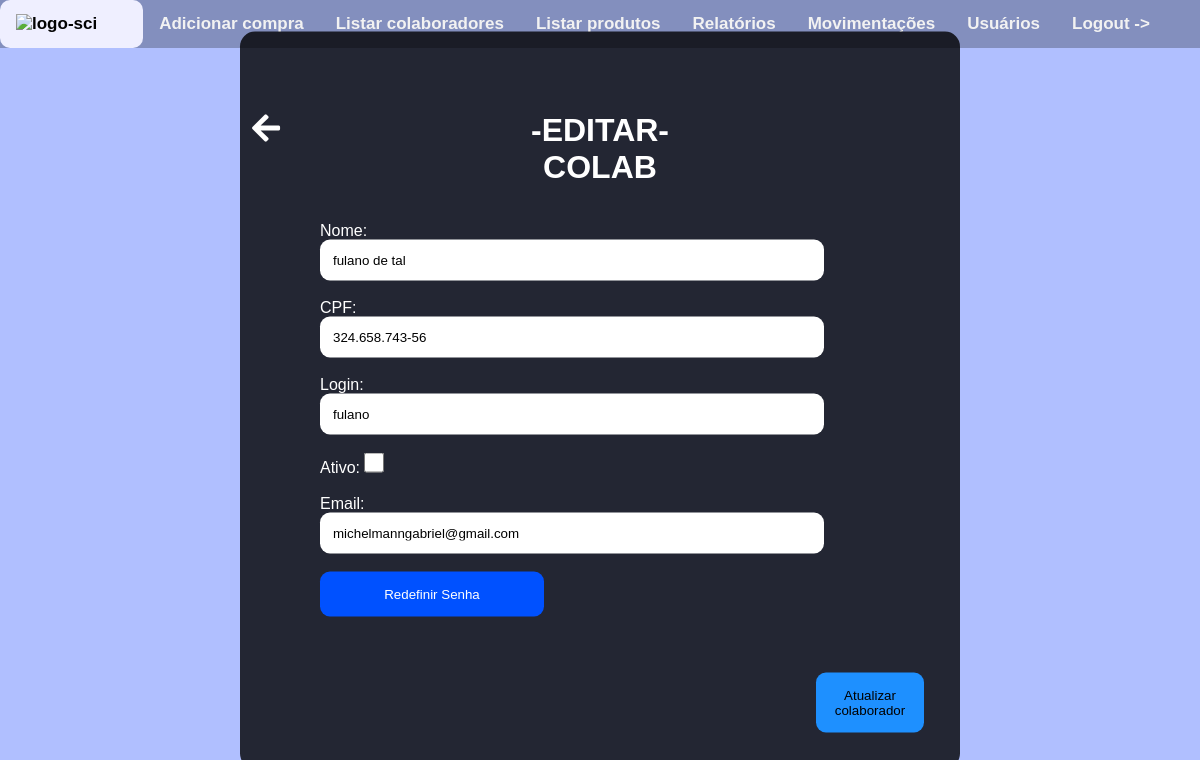
Before: /home/editar-colaborador/14/ (signed in) with the older database file.
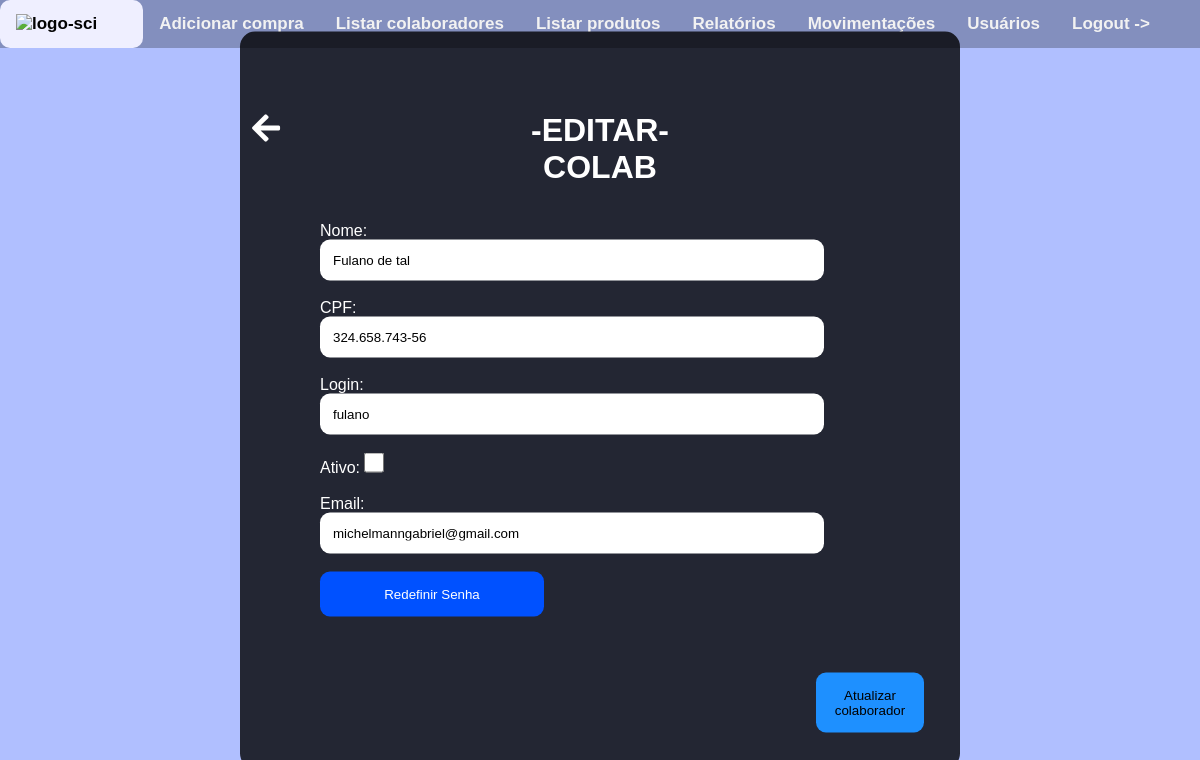
After: the same page with the newer database file.
### colaboradores/models.py (models this page shows, shortened)
class Colaboradore(models.Model):
    nome = models.CharField(max_length=70)
    cpf = models.CharField(max_length=14)
    login = models.CharField(unique=True,max_length=50)
    senha = models.CharField(max_length=30)
    situacao = models.BooleanField(default=True)
    email = models.EmailField(default='michelmanngabriel@gmail.com')

### colaboradores/views.py (the view)
# urls.py: path('home/editar-colaborador/<int:id>/',EditarColab,name='EditarColab'),
@login_required(login_url='Login')
def EditarColab(request,id):
    colab = Colaboradore.objects.get(id=id)
    if request.method == 'POST':
        nome = request.POST.get('nome')
        cpf = request.POST.get('cpf')
        login = request.POST.get('login')
        situacao = request.POST.get('ativo')
        email = request.POST.get('email')
        if situacao == 'on':
            situacao = True
        else:
            situacao = False
        cpf_validator = CPF()
        if len(cpf) != 14 and cpf_validator.validate(cpf):
            messages.error('Preencha um CPF válido!')
            url = reverse('EditarColab',args=[colab.id])
            return redirect(url)
        lista_usernames = Colaboradore.objects.exclude(id=id).values_list('login',flat=True)
        try:
            if login not in lista_usernames:
                lista_cpf = Colaboradore.objects.exclude(id=id).values_list('cpf',flat=True)
                if cpf not in lista_cpf:
                    lista_emails = Colaboradore.objects.exclude(id=id).values_list('email',flat=True)
                    Colaboradore.objects.filter(id=id).update(nome=nome,cpf=cpf,login=login,situacao=situacao,email=email)
                    limpar_cache_sessao(request)
                    return redirect('MostrarColab')
                else:
                    ultima_tentativa = {
                        'nome':nome,
                        'cpf':'',
                        'login':login,
                        'email':email,
                        'situacao':situacao
                    }
                    request.session['ultima_tentativa'] = ultima_tentativa
                    raise Exception('CPF já cadastrado ou inválido!')
            else:
                ultima_tentativa = {
                    'nome':nome,
                    'cpf':cpf,
                    'login':'',
                    'email':email,
                    'situacao':situacao
                }
                request.session['ultima_tentativa'] = ultima_tentativa
                raise Exception('Nome de usuário indisponível!')
        except Exception as erro:
            messages.error(request,f'{erro}')
            url = reverse('EditarColab',args=[colab.id])
            return redirect(url)
    else:
        ultima_tentativa = request.session.get('ultima_tentativa')
        if ultima_tentativa is None:
            context = {
                'id': colab.id,'nome':colab.nome,'login':colab.login,'cpf':colab.cpf,'situacao':colab.situacao,'email':colab.email
            }
            return render(request,'colab/editar_colab.html',context=context)
        else:
            context = {
                'id':colab.id,'nome':ultima_tentativa['nome'],'login':ultima_tentativa['login'],
                'cpf':ultima_tentativa['cpf'],'situacao':ultima_tentativa['situacao'],'email':ultima_tentativa['email']
            }
            return render(request,'colab/editar_colab.html',context=context)

### templates/colab/editar_colab.html (shortened to what this page needs)
<!DOCTYPE html>
<html lang="en">
<head>
</head>
<body>
  {% include 'navbar.html' %}
      <link rel="stylesheet" href="https://cdnjs.cloudflare.com/ajax/libs/font-awesome/5.15.3/css/all.min.css">
          <a href="{% url 'Voltar' %}"><i class="fas fa-arrow-left fa-2x" id="voltar" style="position: absolute; top: 14%; left: 21%; color: white;z-index: 2;cursor: pointer;"></i></a>
    <div class="container">
        <form method="post" action="{% url 'EditarColab' id=id %}">
            <h1>-EDITAR- <br>
                COLAB </h1><br><br>
            <label for="nome">Nome:</label><br>
            <input type="text" name="nome" placeholder="Digite o nome:" id="nome" value="{{nome}}" required><br><br>
            <label for="cpf">CPF:</label><br>
            <input type="text" name="cpf" placeholder="Digite o cpf:" id="cpf" value="{{cpf}}" oninput="formatarCPF()" maxlength="14" required><br><br>
            <label for="login">Login:</label><br>
            <input type="text" name="login" placeholder="Digite o username do colaborador:" id="login" value="{{login}}" required><br><br>
            <label for="ativo">Ativo:</label>
            <input type="checkbox" id="ativo" name="ativo" placeholder="Ativo" {%if situacao%}checked{%endif%}><br><br>
            <label for="email">Email:</label><br>
            <input type="email" placeholder="Email:" name="email" id="email" value="{{email}}" required><br><br>
            <a href="{% url 'RedefinirSenha' id=id %}"><button type="button" id="redefinir"> Redefinir Senha</button></a><br><br>
            <button type="submit">Atualizar colaborador</button><br><br>
          </form><br>
    </div>
</body>
</html>

Changed rows visible on the page:
changed Colaboradore "fulano": nome "fulano de tal" → "Fulano de tal"
